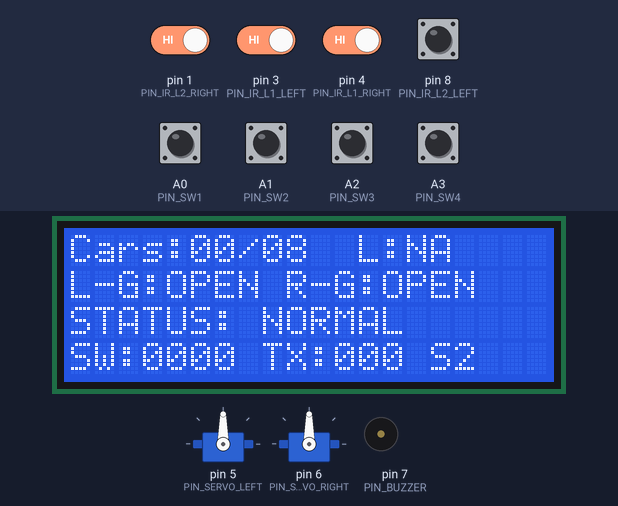
Bench run of a sketch on a simulated Arduino Uno, built with avr-gcc and run on an emulated ATmega328P. Parts: 20×4 character LCD, 2 × servo, buzzer (waves = sounding, pin HIGH). The inputs (shaded band) are chosen by the test bench; at power-on: A0 (PIN_SW1), A1 (PIN_SW2), A2 (PIN_SW3), A3 (PIN_SW4), pin 1 (PIN_IR_L2_RIGHT), pin 3 (PIN_IR_L1_LEFT), pin 4 (PIN_IR_L1_RIGHT), pin 8 (PIN_IR_L2_LEFT) HIGH. Random numbers use the default seed unless the sketch sets one; no radio packets arrive unless stated.

Above: at 1.3 s.
1.4 s: A0 (PIN_SW1) pulled LOW for 0.15 s
At 1.7 s:
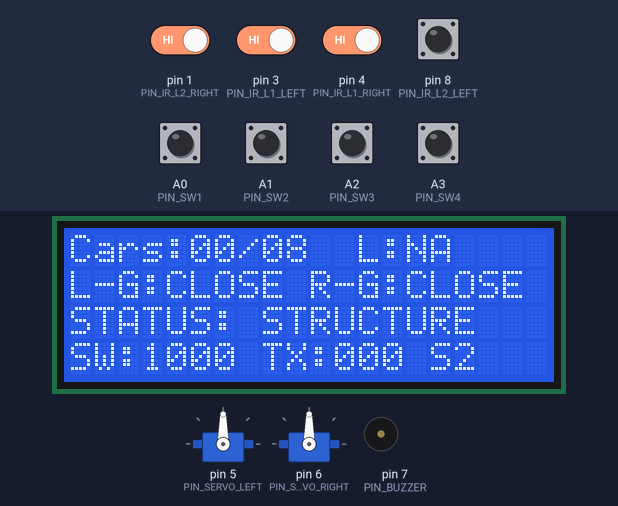
3.3 s: A1 (PIN_SW2) pulled LOW for 1 s
At 4.1 s:
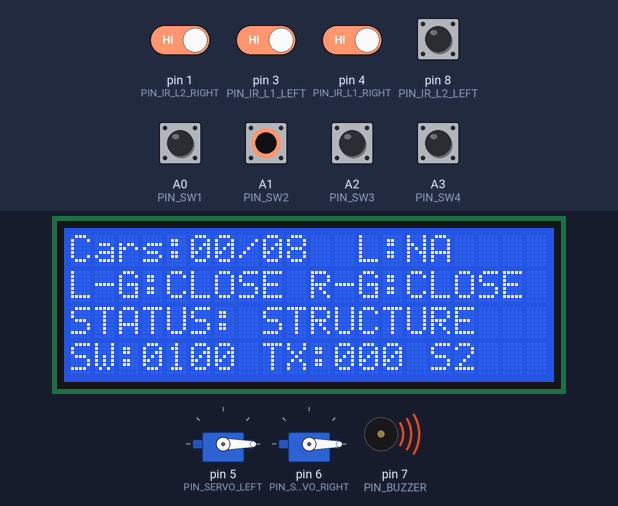
5.8 s: pin 1 (PIN_IR_L2_RIGHT) driven LOW
At 7.1 s:
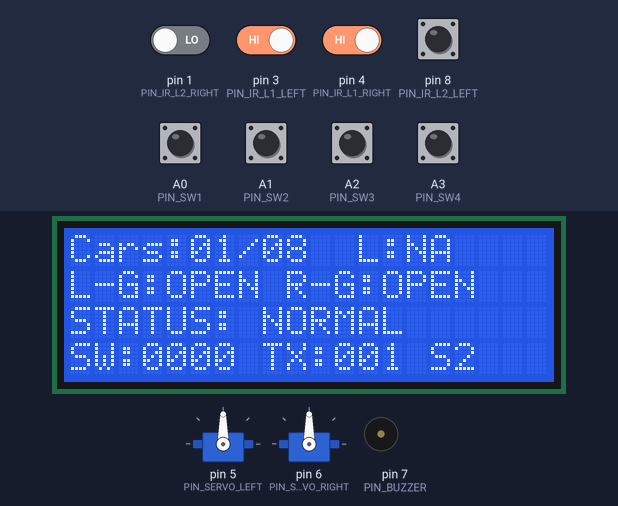
7.5 s: pin 3 (PIN_IR_L1_LEFT) driven LOW
9.3 s: A2 (PIN_SW3) pulled LOW for 1 s
At 9.49 s:
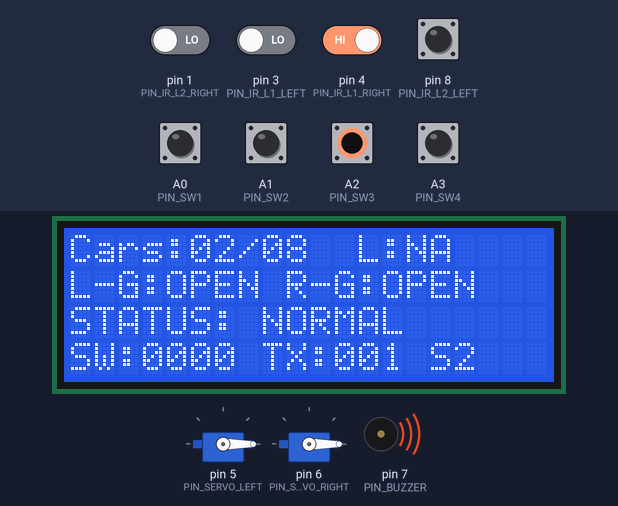
11.8 s: pin 4 (PIN_IR_L1_RIGHT) driven LOW
At 15.1 s:
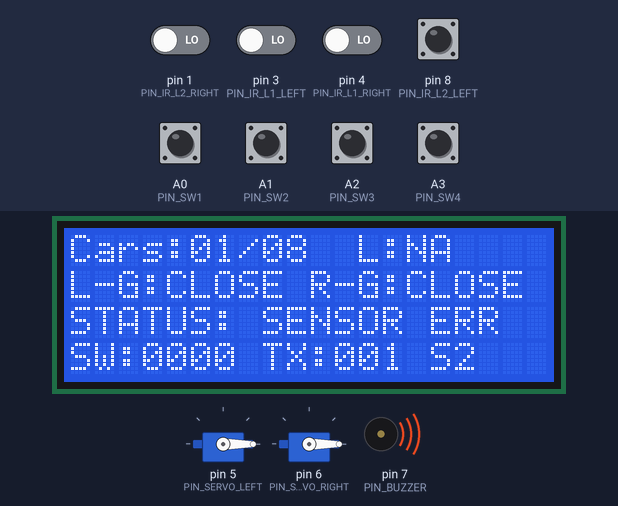
Timing chart, 0 to 15.8 s (numbered marks = the images above; inputs shaded):
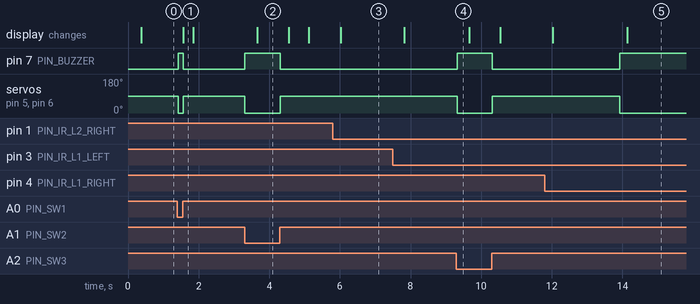

Measured:
- after the input at 1.4 s, pin 7 (PIN_BUZZER): LOW → HIGH at once, → LOW 0.13 s later; servo on pin 5 (PIN_SERVO_LEFT), servo on pin 6 (PIN_SERVO_RIGHT): 90° → 0° at once, → 90° 0.13 s later; the display: changes after 0.16 s (image 1)
- after the input at 3.3 s, pin 7 (PIN_BUZZER): LOW → HIGH at once, → LOW 1.0 s later; servo on pin 5 (PIN_SERVO_LEFT), servo on pin 6 (PIN_SERVO_RIGHT): 90° → 0° at once, → 90° 1.0 s later
- after the input at 5.8 s, the display: changes after 0.22 s (image 3)
- after the input at 9.3 s, pin 7 (PIN_BUZZER): LOW → HIGH at once, → LOW 0.99 s later; servo on pin 5 (PIN_SERVO_LEFT), servo on pin 6 (PIN_SERVO_RIGHT): 90° → 0° at once, → 90° 0.98 s later

The sketch:

SC1_Bridge_Node_TDMA_LCD.ino
```cpp
/*
 * =============================================================
 * SMART CITY SC1 BRIDGE NODE - ARDUINO UNO FINAL
 * =============================================================
 *
 * NODE_ID   = 2
 * DOMAIN_ID = 2
 *
 * Board: Arduino UNO
 * LCD  : 20x4 I2C
 * LoRa : SX1278 433 MHz
 *
 * Important UNO limits:
 * - D11/D12/D13 are used by LoRa hardware SPI.
 * - D12 is LoRa MISO, so it cannot be used as an object sensor.
 * - A4/A5 are I2C for LCD, so LDR sensors cannot use A4/A5.
 * - D22/D23 do not exist on Arduino UNO.
 *
 * This final UNO sketch uses all available pins and disables physical
 * LDR/light relay control. The SC1 Light field is sent as 0.
 *
 * Working pin map:
 *   LoRa NSS/SS  -> D10
 *   LoRa RST     -> D9
 *   LoRa DIO0    -> D2
 *   LoRa MOSI    -> D11
 *   LoRa MISO    -> D12
 *   LoRa SCK     -> D13
 *   LCD SDA      -> A4
 *   LCD SCL      -> A5
 *   Lane1 Left   -> D3
 *   Lane1 Right  -> D4
 *   Lane2 Left   -> D8
 *   Lane2 Right  -> D0  (D12 is reserved for LoRa MISO)
 *   Left Servo   -> D5
 *   Right Servo  -> D6
 *   Buzzer       -> D7
 *   SW1          -> A0
 *   SW2          -> A1
 *   SW3          -> A2
 *   SW4          -> A3
 *
 * All IR sensors and switches use INPUT_PULLUP:
 *   HIGH = idle
 *   LOW  = active / danger
 *
 * SC1 packet, no battery:
 *   SC1|TYPE|NODE|DOMAIN|SEQ|TIME|FLAGS|Cars|Load|Risk|TiltX|TiltY|Light|Gate|CRC
 * =============================================================
 */

#include <SPI.h>
#include <LoRa.h>
#include <Wire.h>
#include <LiquidCrystal_I2C.h>
#include <Servo.h>

#if !defined(ARDUINO_ARCH_AVR)
#error "This sketch is for Arduino UNO/AVR. Select Arduino Uno in Arduino IDE."
#endif

// ================= NODE IDENTITY =================
#define NODE_ID    2
#define DOMAIN_ID  2

// ================= PINS =================
#define LORA_SS    10
#define LORA_RST   9
#define LORA_DIO0  2

#define LCD_ADDR   0x27
#define LCD_COLS   20
#define LCD_ROWS   4

#define PIN_IR_L1_LEFT    3
#define PIN_IR_L1_RIGHT   4
#define PIN_IR_L2_LEFT    8
#define PIN_IR_L2_RIGHT   1   // D12 conflicts with LoRa MISO; D0 is the only direct-pin fallback.

#define PIN_SERVO_LEFT    5
#define PIN_SERVO_RIGHT   6
#define PIN_BUZZER        7

#define PIN_SW1           A0
#define PIN_SW2           A1
#define PIN_SW3           A2
#define PIN_SW4           A3

// Physical LDR/light outputs are disabled on UNO because A4/A5 are I2C
// and D22/D23 do not exist. Add an expander or move to Mega/ESP32 to enable.
#define ENABLE_PHYSICAL_LIGHTS 0

// ================= LORA SETTINGS =================
#define LORA_FREQ        433E6
#define LORA_SF          12
#define LORA_BW          125E3
#define LORA_CR          5
#define LORA_SYNC_WORD   0x34
#define LORA_TX_POWER    14

// ================= SC1 FLAGS =================
#define FLAG_ALERT         0x01
#define FLAG_BATTERY_LOW   0x02  // Reserved; not used.
#define FLAG_SENSOR_ERROR  0x04
#define FLAG_EVENT         0x08
#define FLAG_ACTUATOR_ON   0x10

// ================= TDMA =================
#define NODE_COUNT          3UL
#define SLOT_MS            5000UL
#define FRAME_MS           (NODE_COUNT * SLOT_MS)
#define TX_WINDOW_MS       900UL
#define HEARTBEAT_MS       FRAME_MS
#define ALERT_BACKOFF_MIN  200UL
#define ALERT_BACKOFF_MAX  800UL
#define MIN_TX_GAP_MS      3000UL

// ================= BRIDGE LOGIC =================
#define CAR_LIMIT           8
#define CAR_MAX_COUNT       CAR_LIMIT
#define EST_CAR_WEIGHT_KG   1200
#define IR_DEBOUNCE_MS      80UL
#define IR_STUCK_MS         8000UL
#define SERVO_OPEN_ANGLE    90
#define SERVO_CLOSE_ANGLE   0
#define BUZZER_ACTIVE_LEVEL HIGH

enum RiskState : uint8_t {
  RISK_NORMAL = 0,
  RISK_OVERLOAD = 1,
  RISK_STRUCTURE = 2,
  RISK_SENSOR_ERROR = 3
};

struct DebouncedInput {
  uint8_t pin;
  bool stableActive;
  bool lastRawActive;
  bool fell;
  bool stuck;
  unsigned long lastRawChangeMs;
  unsigned long activeSinceMs;
};

LiquidCrystal_I2C lcd(LCD_ADDR, LCD_COLS, LCD_ROWS);
Servo gateLeft;
Servo gateRight;

DebouncedInput irL1Left;
DebouncedInput irL1Right;
DebouncedInput irL2Left;
DebouncedInput irL2Right;

bool loraReady = false;
uint32_t seqNum = 0;
uint32_t txCount = 0;
uint32_t lastSlotFrame = 0xFFFFFFFFUL;
unsigned long lastTxMs = 0;
unsigned long lastHeartbeatMs = 0;
unsigned long txDueMs = 0;
bool txPending = true;
bool txEventPending = false;

int carCount = 0;
uint8_t switchMask = 0;
uint8_t previousSwitchMask = 0;
bool sensorFailure = false;
bool previousSensorFailure = false;
bool gatesOpen = true;
bool previousGatesOpen = true;
RiskState riskState = RISK_NORMAL;
RiskState previousRiskState = RISK_NORMAL;

unsigned long lastLcdMs = 0;
unsigned long lastSensorMs = 0;
char lcdCache[LCD_ROWS][LCD_COLS + 1];

static uint8_t crc8Xor(const char *body) {
  uint8_t crc = 0;
  while (*body) crc ^= (uint8_t)(*body++);
  return crc;
}

static inline uint32_t currentFrameIndex(unsigned long now) {
  return (uint32_t)(now / FRAME_MS);
}

static inline bool isMySlot(unsigned long now) {
  unsigned long framePos = now % FRAME_MS;
  unsigned long slotStart = (NODE_ID - 1UL) * SLOT_MS;
  return framePos >= slotStart && framePos < (slotStart + TX_WINDOW_MS);
}

int clampInt(int value, int lo, int hi) {
  if (value < lo) return lo;
  if (value > hi) return hi;
  return value;
}

bool readActiveLow(uint8_t pin) {
  return digitalRead(pin) == LOW;
}

void writeBuzzer(bool on) {
  digitalWrite(PIN_BUZZER, on ? BUZZER_ACTIVE_LEVEL : (BUZZER_ACTIVE_LEVEL == HIGH ? LOW : HIGH));
}

void beginDebounced(DebouncedInput &in, uint8_t pin) {
  in.pin = pin;
  in.fell = false;
  in.stuck = false;
  in.lastRawChangeMs = millis();
  in.activeSinceMs = 0;
  pinMode(pin, INPUT_PULLUP);
  bool active = readActiveLow(pin);
  in.stableActive = active;
  in.lastRawActive = active;
  if (active) in.activeSinceMs = millis();
}

bool updateDebounced(DebouncedInput &in, unsigned long now) {
  in.fell = false;
  bool changed = false;
  bool rawActive = readActiveLow(in.pin);

  if (rawActive != in.lastRawActive) {
    in.lastRawActive = rawActive;
    in.lastRawChangeMs = now;
  }

  if ((now - in.lastRawChangeMs) >= IR_DEBOUNCE_MS && rawActive != in.stableActive) {
    bool previous = in.stableActive;
    in.stableActive = rawActive;
    in.fell = (!previous && rawActive);
    in.activeSinceMs = in.stableActive ? now : 0;
    changed = true;
  }

  bool wasStuck = in.stuck;
  in.stuck = in.stableActive && in.activeSinceMs > 0 && (now - in.activeSinceMs) >= IR_STUCK_MS;
  if (wasStuck != in.stuck) changed = true;
  return changed;
}

void lcdPrintLine(uint8_t row, const char *text) {
  char line[LCD_COLS + 1];
  uint8_t i = 0;
  for (; i < LCD_COLS && text[i] != '\0'; i++) line[i] = text[i];
  for (; i < LCD_COLS; i++) line[i] = ' ';
  line[LCD_COLS] = '\0';

  if (strncmp(lcdCache[row], line, LCD_COLS) == 0) return;
  memcpy(lcdCache[row], line, LCD_COLS + 1);
  lcd.setCursor(0, row);
  lcd.print(line);
}

const char *riskName(RiskState state) {
  switch (state) {
    case RISK_SENSOR_ERROR: return "SENSOR ERR";
    case RISK_STRUCTURE:    return "STRUCTURE";
    case RISK_OVERLOAD:     return "OVERLOAD";
    default:                return "NORMAL";
  }
}

void formatSwitchBits(char *out) {
  out[0] = (switchMask & 0x01) ? '1' : '0';
  out[1] = (switchMask & 0x02) ? '1' : '0';
  out[2] = (switchMask & 0x04) ? '1' : '0';
  out[3] = (switchMask & 0x08) ? '1' : '0';
  out[4] = '\0';
}

void queueTx(bool eventPacket, bool alertTransition) {
  txPending = true;
  if (eventPacket) txEventPending = true;
  if (alertTransition) {
    txDueMs = millis() + random(ALERT_BACKOFF_MIN, ALERT_BACKOFF_MAX + 1);
  } else if (txDueMs == 0) {
    txDueMs = millis();
  }
}

void countVehicle(int delta) {
  int next = clampInt(carCount + delta, 0, CAR_MAX_COUNT);
  if (next != carCount) {
    carCount = next;
    queueTx(true, false);
  }
}

void setupLoRa() {
  LoRa.setPins(LORA_SS, LORA_RST, LORA_DIO0);

  for (uint8_t i = 0; i < 12; i++) {
    if (LoRa.begin(LORA_FREQ)) {
      loraReady = true;
      break;
    }
    delay(300);
  }

  if (!loraReady) return;

  LoRa.setSpreadingFactor(LORA_SF);
  LoRa.setSignalBandwidth(LORA_BW);
  LoRa.setCodingRate4(LORA_CR);
  LoRa.setSyncWord(LORA_SYNC_WORD);
  LoRa.setPreambleLength(8);
  LoRa.setTxPower(LORA_TX_POWER);
  LoRa.enableCrc();
  LoRa.sleep();
}

uint8_t readSwitchMask() {
  uint8_t mask = 0;
  if (readActiveLow(PIN_SW1)) mask |= 0x01;
  if (readActiveLow(PIN_SW2)) mask |= 0x02;
  if (readActiveLow(PIN_SW3)) mask |= 0x04;
  if (readActiveLow(PIN_SW4)) mask |= 0x08;
  return mask;
}

RiskState calculateRiskState() {
  if (sensorFailure) return RISK_SENSOR_ERROR;
  if (switchMask != 0) return RISK_STRUCTURE;
  if (carCount >= CAR_LIMIT) return RISK_OVERLOAD;
  return RISK_NORMAL;
}

void applyActuators() {
  bool alertActive = (riskState != RISK_NORMAL);
  gatesOpen = !alertActive;

  gateLeft.write(gatesOpen ? SERVO_OPEN_ANGLE : SERVO_CLOSE_ANGLE);
  gateRight.write(gatesOpen ? SERVO_OPEN_ANGLE : SERVO_CLOSE_ANGLE);
  writeBuzzer(alertActive);
}

void readSensorsAndUpdateLogic() {
  unsigned long now = millis();

  updateDebounced(irL1Left, now);
  updateDebounced(irL1Right, now);
  updateDebounced(irL2Left, now);
  updateDebounced(irL2Right, now);

  if (irL1Left.fell)  countVehicle(+1);
  if (irL1Right.fell) countVehicle(-1);
  if (irL2Right.fell) countVehicle(+1);
  if (irL2Left.fell)  countVehicle(-1);

  switchMask = readSwitchMask();
  sensorFailure = irL1Left.stuck || irL1Right.stuck || irL2Left.stuck || irL2Right.stuck;
  riskState = calculateRiskState();
  applyActuators();

  bool alertTransition = (previousRiskState == RISK_NORMAL && riskState != RISK_NORMAL);
  bool importantChange =
    switchMask != previousSwitchMask ||
    sensorFailure != previousSensorFailure ||
    riskState != previousRiskState ||
    gatesOpen != previousGatesOpen;

  if (importantChange) queueTx(true, alertTransition);

  previousSwitchMask = switchMask;
  previousSensorFailure = sensorFailure;
  previousRiskState = riskState;
  previousGatesOpen = gatesOpen;
}

uint8_t buildFlags(bool eventPacket) {
  uint8_t flags = 0;
  if (riskState != RISK_NORMAL) flags |= FLAG_ALERT;
  if (sensorFailure) flags |= FLAG_SENSOR_ERROR;
  if (eventPacket) flags |= FLAG_EVENT;
  if ((riskState != RISK_NORMAL) || !gatesOpen) flags |= FLAG_ACTUATOR_ON;
  return flags;
}

int tiltXValue() {
  int v = 0;
  if (switchMask & 0x01) v -= 1;
  if (switchMask & 0x04) v += 1;
  return v;
}

int tiltYValue() {
  int v = 0;
  if (switchMask & 0x02) v -= 1;
  if (switchMask & 0x08) v += 1;
  return v;
}

void buildSC1Packet(char type, bool eventPacket, char *out, size_t outLen) {
  uint8_t flags = buildFlags(eventPacket);
  snprintf(out, outLen,
    "SC1|%c|%u|%u|%lu|%lu|%02X|%d|%d|%u|%d|%d|%u|%u",
    type,
    (unsigned)NODE_ID,
    (unsigned)DOMAIN_ID,
    (unsigned long)seqNum,
    (unsigned long)(millis() / 1000UL),
    (unsigned)flags,
    carCount,
    carCount * EST_CAR_WEIGHT_KG,
    (unsigned)riskState,
    tiltXValue(),
    tiltYValue(),
    0U,
    gatesOpen ? 1U : 0U
  );

  uint8_t crc = crc8Xor(out);
  size_t used = strlen(out);
  snprintf(out + used, outLen - used, "|%02X", (unsigned)crc);
}

void transmitPacket(char type, bool eventPacket) {
  if (!loraReady) return;

  char packet[170];
  buildSC1Packet(type, eventPacket, packet, sizeof(packet));
  seqNum++;

  LoRa.idle();
  LoRa.beginPacket();
  LoRa.print(packet);
  LoRa.endPacket();
  LoRa.sleep();

  txCount++;
  lastTxMs = millis();
  lastHeartbeatMs = lastTxMs;
  lastSlotFrame = currentFrameIndex(lastTxMs);
  txPending = false;
  txEventPending = false;
  txDueMs = 0;
}

void serviceTransmission() {
  unsigned long now = millis();

  if ((now - lastHeartbeatMs) >= HEARTBEAT_MS) {
    queueTx(false, false);
  }

  if (!txPending) return;
  if (!isMySlot(now)) return;
  if (currentFrameIndex(now) == lastSlotFrame) return;
  if ((now - lastTxMs) < MIN_TX_GAP_MS) return;
  if (txDueMs != 0 && now < txDueMs) return;

  transmitPacket((riskState != RISK_NORMAL) ? 'A' : 'P', txEventPending);
}

void updateLCD() {
  char line[24];
  char sw[5];
  formatSwitchBits(sw);

  snprintf(line, sizeof(line), "Cars:%02d/%02d  L:NA", carCount, CAR_LIMIT);
  lcdPrintLine(0, line);

  snprintf(line, sizeof(line), "L-G:%s R-G:%s", gatesOpen ? "OPEN" : "CLOSE", gatesOpen ? "OPEN" : "CLOSE");
  lcdPrintLine(1, line);

  snprintf(line, sizeof(line), "STATUS: %s", riskName(riskState));
  lcdPrintLine(2, line);

  snprintf(line, sizeof(line), "SW:%s TX:%03lu S2", sw, (unsigned long)(txCount % 1000UL));
  lcdPrintLine(3, line);
}

void setupPins() {
  beginDebounced(irL1Left, PIN_IR_L1_LEFT);
  beginDebounced(irL1Right, PIN_IR_L1_RIGHT);
  beginDebounced(irL2Left, PIN_IR_L2_LEFT);
  beginDebounced(irL2Right, PIN_IR_L2_RIGHT);

  pinMode(PIN_SW1, INPUT_PULLUP);
  pinMode(PIN_SW2, INPUT_PULLUP);
  pinMode(PIN_SW3, INPUT_PULLUP);
  pinMode(PIN_SW4, INPUT_PULLUP);

  pinMode(PIN_BUZZER, OUTPUT);
  writeBuzzer(false);
}

void setupServos() {
  gateLeft.attach(PIN_SERVO_LEFT);
  gateRight.attach(PIN_SERVO_RIGHT);
  gateLeft.write(SERVO_OPEN_ANGLE);
  gateRight.write(SERVO_OPEN_ANGLE);
}

void setup() {
  // Serial is intentionally disabled because D0 is used as the fourth IR input.
  randomSeed((uint32_t)analogRead(A3) ^ micros());

  Wire.begin();
  lcd.init();
  lcd.backlight();
  for (uint8_t r = 0; r < LCD_ROWS; r++) lcdCache[r][0] = '\0';
  lcdPrintLine(0, "SC1 BRIDGE UNO");
  lcdPrintLine(1, "NODE 2 DOMAIN 2");
  lcdPrintLine(2, "TDMA SLOT 5-10s");
  lcdPrintLine(3, "BOOTING...");

  setupPins();
  setupServos();
  setupLoRa();

  switchMask = readSwitchMask();
  previousSwitchMask = switchMask;
  sensorFailure = false;
  previousSensorFailure = false;
  riskState = calculateRiskState();
  previousRiskState = riskState;
  applyActuators();
  previousGatesOpen = gatesOpen;

  lastHeartbeatMs = millis() - HEARTBEAT_MS;
  queueTx(true, riskState != RISK_NORMAL);

  lcdPrintLine(3, loraReady ? "LORA OK" : "LORA ERROR");
}

void loop() {
  unsigned long now = millis();

  if ((now - lastSensorMs) >= 50UL) {
    lastSensorMs = now;
    readSensorsAndUpdateLogic();
  }

  serviceTransmission();

  if ((now - lastLcdMs) >= 300UL) {
    lastLcdMs = now;
    updateLCD();
  }
}
```
